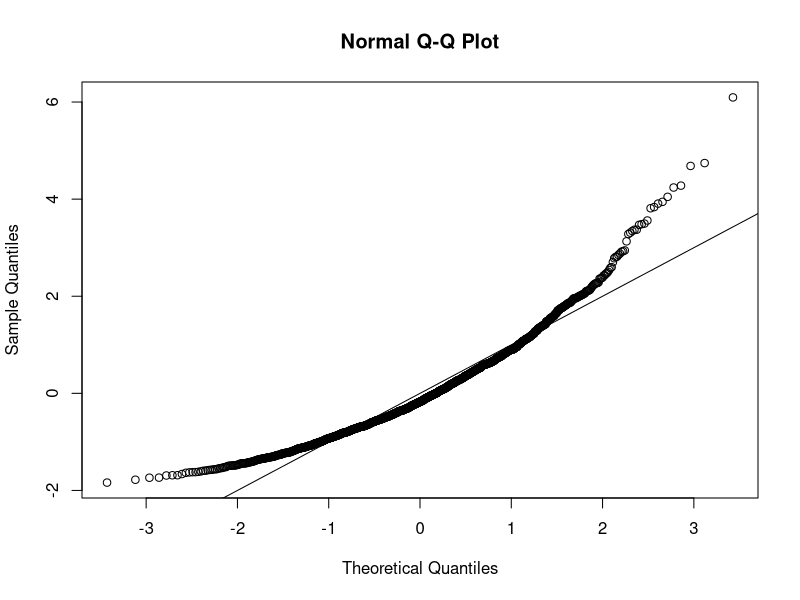
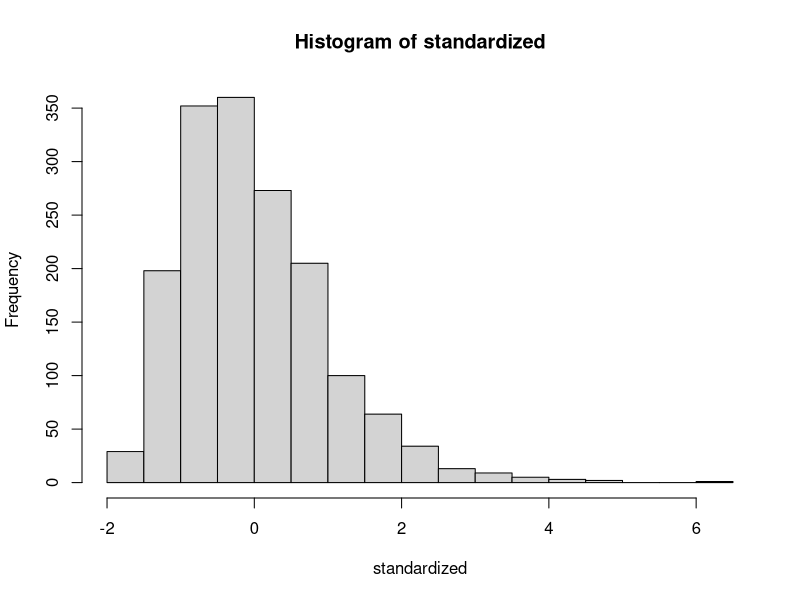
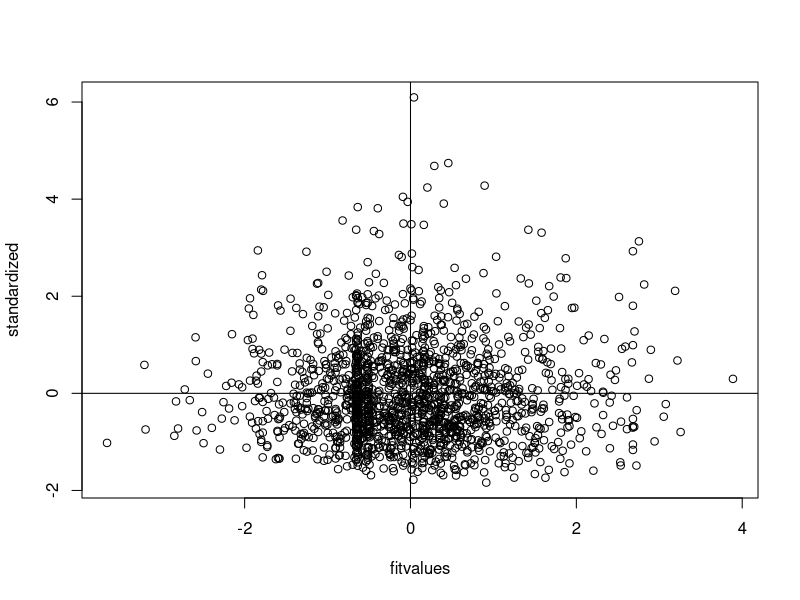

The R source for these figures, in order: (Note: this script raises an error after producing the figures.)
##Set working directory 
setwd("~/Desktop/Research/DOOM LAB/DataLinks")

master = read.csv("Meaning_Scales_LifePurposeQuestionnaire_RR_RN_Paper.csv")
summary(master)

##Reverse Code. True = 1, False = 2
##1 Point for True: 3, 4, 6, 7, 10, 13, 17, 18, 20; 
master[ , c(5,6,8,9,12,15,19,20,22)] = 2 - master[ , c(5,6,8,9,12,15,19,20,22)]
##1 Point for False: 1, 2, 5, 8, 9, 11, 12, 14, 15, 16, 19
master[ , c(3,4,7,10,11,13,14,16,17,18,21)] = master[ , c(3,4,7,10,11,13,14,16,17,18,21)] - 1
master$Q3_16[master$Q3_16 > 1 ] = NA 
summary(master)

####DATA SCREENING####

##Missing Data##
library(mice)
percentmiss = function(x){ sum(is.na(x))/length(x) *100 }

##Going by rows ONLY
##here I excluded the first two columns because they were 
##included for everyone as IDs, so I don't want to count that
##as part of the percent toward what they did
notypos = master
missing = apply(notypos[ , 3:22], 1, percentmiss) 
table(missing)

##replace only the data that you should
replacepeople = notypos[ missing <= 5 , ]  
dontpeople = notypos[ missing > 5 , ]

##figure out the columns to exclude (survey data)
apply(replacepeople, 2, percentmiss)
replacecolumn = replacepeople[ , -c(1,2,23)]
dontcolumn = replacepeople[ , c(1,2,23)]

##let's mice it!
tempnomiss = mice(replacecolumn)
nomiss = complete(tempnomiss, 1)
summary(nomiss)

##put everything back together
filledin_none = cbind(dontcolumn, nomiss)
summary(filledin_none)

##Outliers##
mahal = mahalanobis(filledin_none[ , -c(1:3)], 
                    colMeans(filledin_none[ , -c(1:3)], na.rm = TRUE),
                    cov(filledin_none[ , -c(1:3)], use="pairwise.complete.obs"))
summary(mahal)
cutoff = qchisq(.999,ncol(filledin_none[ , -c(1:3)])) 
summary(mahal < cutoff)
noout = filledin_none[ mahal < cutoff, ]

##additivity: correlations
correlations = cor(noout[,-c(1:3)], use="pairwise.complete.obs")
symnum(correlations)

##make the random stuff
random = rchisq(nrow(noout), 7)
##be sure here not to include the ID columns!
fake = lm(random~., data=noout[ , -c(1:3)])

##get the linearity plot
##create the standardized residuals
standardized = rstudent(fake)
qqnorm(standardized)
abline(0,1)

##multivariate normality
hist(standardized, breaks=15)

##homogeneity and homoscedaticity
fitvalues = scale(fake$fitted.values)
plot(fitvalues, standardized) 
abline(0,0)
abline(v = 0)

##Scoring 
LPQ <- rowSums(noout[, c(4:23)])
summary(LPQ)

####CFA####
library(lavaan)
library(semTools)
##subsetting data
#Zero = notrandom, One = random, Two = paper
nooutnop = subset(noout, Source < 2)
nomissnop = subset(filledin_none, Source < 2)

notrandom = subset(nomissnop, Source == 0)
random = subset(nomissnop, Source == 1)

####overall model for everyone together##
colnames(nomissnop)
overallmodel = '
LPQ =~
Q3_1 + Q3_2 + Q3_3 + Q3_4 + Q3_5 + Q3_6 + Q3_7 +
Q3_8 + Q3_9 + Q3_10 + Q3_11 + Q3_12 + Q3_13 + Q3_14 + 
Q3_15 + Q3_16 + Q3_17 + Q3_18 + Q3_19 + Q3_20
'

overall.fit = cfa(model = overallmodel, 
                  data=nomissnop, 
                  meanstructure = TRUE)

summary(overall.fit, 
        standardized=TRUE, 
        rsquare=TRUE, 
        fit.measure = TRUE)

##random
overall.fit.r = cfa(overallmodel, 
                    data=random, 
                    meanstructure = TRUE)

summary(overall.fit.r, 
        standardized=TRUE, 
        rsquare=TRUE, 
        fit.measure = TRUE)

##notrandom
overall.fit.nr = cfa(overallmodel, 
                     data=notrandom, 
                     meanstructure = TRUE)

summary(overall.fit.nr, 
        standardized=TRUE,
        rsquare=TRUE, 
        fit.measure = TRUE)


####multi group testing####
###measurement invariance
options(scipen = 999)

multisteps = measurementInvariance(overallmodel, 
                                   data = nomissnop, 
                                   group = "Source",
                                   strict = T)

fitmeasures(multisteps$fit.configural)
fitmeasures(multisteps$fit.loadings)
fitmeasures(multisteps$fit.intercepts)
fitmeasures(multisteps$fit.residuals)

##It broke down at Strict Invariance
partial = partialInvariance(multisteps, 
                            type = "residuals")

##save only the results for easier viewing
residualsfree = partial$results

##click on the name, sort by FREE CFI 
##release the biggest one first

####stopped because I don't know what I'm doing####
multisteps2 = measurementInvariance(overallmodel,  
                                    data = nomissnop, 
                                    group = "Source",
                                    strict = T,
                                    group.partial = c("Q3_13~~Q3_13"))
